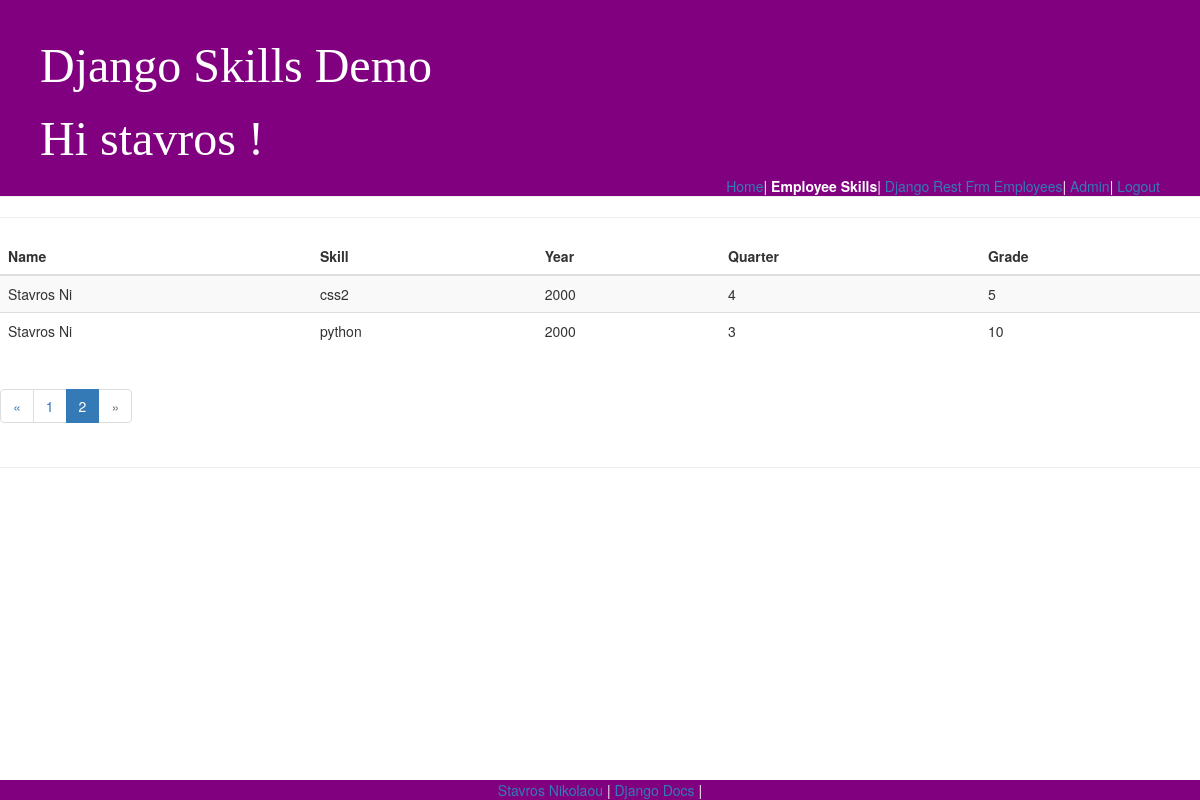
/skills/emp_skills_list/?page=2 (signed in), run on an earlier commit of the app's database.
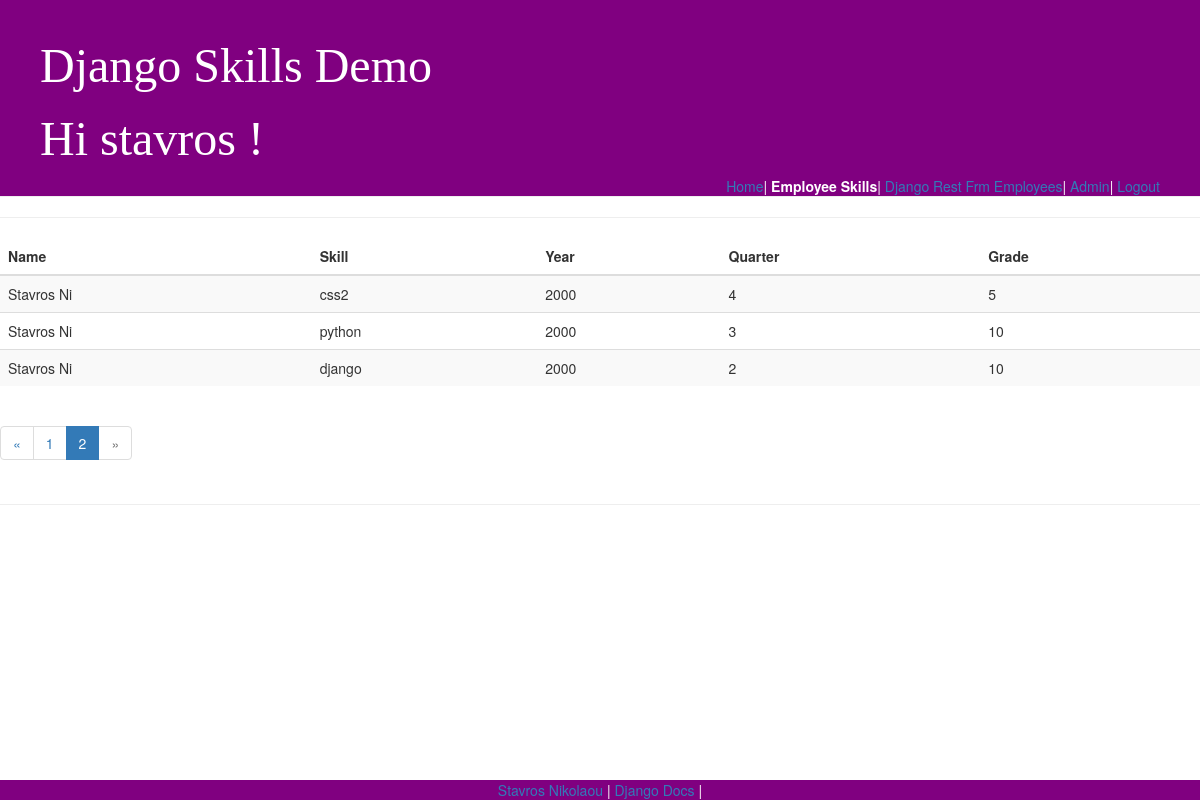
And on a later commit of the database.
### skills/models.py (models this page shows, shortened)
class EmpSkills(models.Model):
    id = models.AutoField(primary_key=True)
    year = models.IntegerField(blank=True, null=True)
    quarter = models.IntegerField(blank=True, null=True)
    employee = models.ForeignKey('Employee', models.DO_NOTHING, blank=True, null=True)
    skill = models.ForeignKey('Skill', models.DO_NOTHING, blank=True, null=True)
    grade = models.IntegerField()
    class Meta:
        managed = False
        db_table = 'emp_skills'
        unique_together = (('year', 'quarter', 'employee', 'skill'),)

class Employee(models.Model):
    id = models.AutoField(primary_key=True)
    name = models.CharField(max_length=10)
    get_data=URLField()
    department = models.ForeignKey(Department, models.DO_NOTHING, blank=True, null=True)
    def get_data(self):
         bar_chart=pygal.Bar()
         bar_chart.title = 'Employee grades  (in %)'
         data = {}
         for empSkill in Employee.empSkills(self):
             data[str(empSkill.year) + " Q"+ str(empSkill.quarter) ] = empSkill.grade
         for key, value in data.items():
            bar_chart.add(key, value)
         return mark_safe('<img src="%s" width="750" height="550" />' % (bar_chart.render_data_uri()))
    class Meta:
        managed = False
        db_table = 'employee'

class Skill(models.Model):
    id = models.AutoField(primary_key=True)
    name = models.CharField(max_length=10)
    class Meta:
        managed = False
        db_table = 'skill'

### skills/views.py (the view)
# urls.py: path('skills/emp_skills_list/',views.emp_skills,name='emp_skills'),
@login_required
def emp_skills(request):
    emp_skills_list = EmpSkills.objects.all()
    paginator = Paginator(emp_skills_list, 3) # Show 25 contacts per page
    page = request.GET.get('page')
    emp_skills_list = paginator.get_page(page)
    return render(request, 'skills/emp_skills_list.html', {'list': emp_skills_list})

### skills/templates/skills/emp_skills_list.html (shortened to what this page needs)
{% extends 'base.html' %}
{% block nav-empSkills %}<strong class="nav-active">Employee Skills</strong>{% endblock %}
{% block content %}
<table class="table table-striped">
  <thead>
    <tr>
      <th>Name</th>
      <th>Skill</th>
      <th>Year</th>
      <th>Quarter</th>
      <th>Grade</th>
    </tr>
  </thead>
  <tbody>
    {% for emp in list %}
      <tr>
        <td>{{ emp.employee.name }}</td>
        <td>{{ emp.skill.name }}</td>
        <td>{{ emp.year}}</td>
        <td>{{ emp.quarter}}</td>
        <td>{{ emp.grade}}</td>
      </tr>
    {% endfor %}
  </tbody>
</table>
{% if list.has_other_pages %}
  <ul class="pagination">
    {% if list.has_previous %}
      <li><a href="?page={{ list.previous_page_number }}">&laquo;</a></li>
    {% else %}
      <li class="disabled"><span>&laquo;</span></li>
    {% endif %}
    {% for i in list.paginator.page_range %}
      {% if list.number == i %}
        <li class="active"><span>{{ i }} <span class="sr-only">(current)</span></span></li>
      {% else %}
        <li><a href="?page={{ i }}">{{ i }}</a></li>
      {% endif %}
    {% endfor %}
    {% if list.has_next %}
      <li><a href="?page={{ list.next_page_number }}">&raquo;</a></li>
    {% else %}
      <li class="disabled"><span>&raquo;</span></li>
    {% endif %}
  </ul>
{% endif %}
{% endblock %}

What changed in the data, as far as the page shows it:
added EmpSkills: employee.name "Stavros Ni", skill.name "django", year "2000", quarter "2", grade "10"
